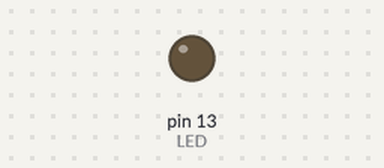
This sketch was run on a simulated Arduino Uno, built with avr-gcc and run on an emulated ATmega328P. Parts: output pins drawn as LEDs (lit = HIGH).

Above: at 1.2 s.
At 3.7 s:
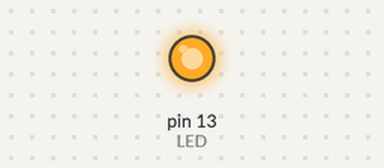
Timing chart, 0 to 4.1 s (numbered marks = the images above):
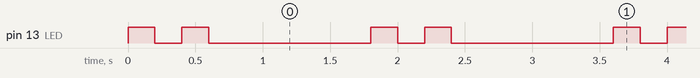

The sketch:

creating_function_to_repeat_an_action.ino
```cpp
// Project 9 - Creating a Function to Repeat an Action
#define LED 13
#define del 200
void setup()
{
  pinMode(LED, OUTPUT);
}
void blinkLED()
{
  digitalWrite(LED, HIGH);
  delay(del);
  digitalWrite(LED, LOW);
  delay(del);
  digitalWrite(LED, HIGH);
  delay(del);
  digitalWrite(LED, LOW);
  delay(del);
}
void loop()
{
  blinkLED();
  delay(1000);
}
```

Measured:
- by itself, pin 13 (LED): repeats every 1.8 s: LOW 0.20 s, HIGH 0.20 s, LOW 1.2 s, HIGH 0.20 s
- by itself, everything shown: repeats every 1.8 s, in 4 steps
